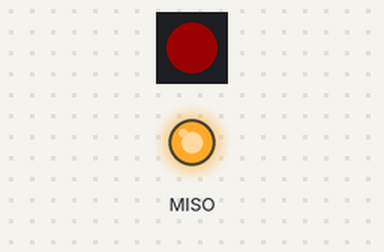
Simulated run of this program. Board: CircuitPython board. Shown: 1 RGB LEDs in strip order, left to right, output pins drawn as LEDs (lit = HIGH). Dim RGB values are drawn brighter than linear.

Above: at 1.0 s.
At 2.0 s:
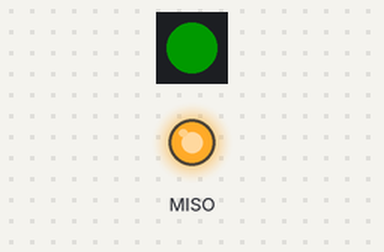
At 6.0 s:
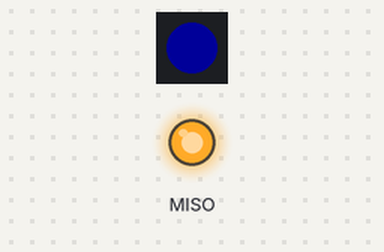
Timing chart, 0 to 7.4 s (numbered marks = the images above):
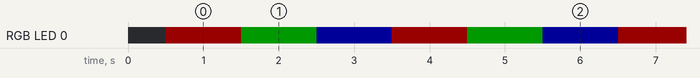

Measured:
- by itself, RGB LED 0: repeats every 3.0 s: RGB(0, 25, 0) 1.0 s, RGB(0, 0, 25) 1.0 s, RGB(25, 0, 0) 1.0 s
- by itself, everything shown: repeats every 3.0 s, in 3 steps

The program:

code.py
```python
# RGB LED
# Date: 2025-6-25
# Describe: Red, green, blue alternate display

import time
import board
import neopixel

import digitalio,microcontroller

#Turn on the power of the peripherals
pw = digitalio.DigitalInOut(microcontroller.pin.P1_10)
pw.direction = digitalio.Direction.OUTPUT
pw.value = 1
time.sleep(0.5)

#RGB LED
pixels = neopixel.NeoPixel(board.NEOPIXEL, 1, brightness=0.1, auto_write=False)

while True:

    #RED
    pixels.fill((255, 0, 0))
    pixels.show()
    time.sleep(1)

    #GREEN
    pixels.fill((0, 255, 0))
    pixels.show()
    time.sleep(1)

    #BLUE
    pixels.fill((0, 0, 255))
    pixels.show()
    time.sleep(1)
```
